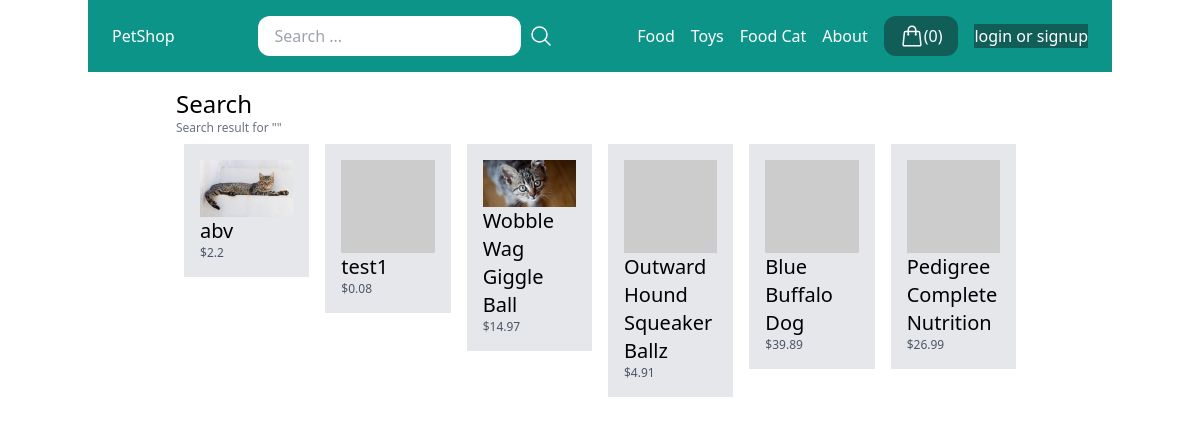
The app's page /search/ with its own data.
### store/models.py (models this page shows, shortened)
class Category(models.Model):
    title = models.CharField(max_length=50)
    slug = models.SlugField(max_length=50)
    class Meta:
        verbose_name_plural = 'Categories'

class Product(models.Model):
    DRAFT = 'draft'
    WAITING_APPROVAL = 'waitingapprpval'
    ACTIVE = 'active'
    DELETED = 'deleted'
    STATUS_CHOICES = (
        (DRAFT, 'Draft'),
        (WAITING_APPROVAL, 'Waiting approval'),
        (ACTIVE, 'Active'),
        (DELETED, 'Deleted'),
    )
    user = models.ForeignKey(User, related_name='products', on_delete=models.CASCADE)
    category = models.ForeignKey(Category, related_name='products', on_delete=models.CASCADE)
    title = models.CharField(max_length=100)
    slug = models.SlugField(max_length=100)
    description = models.TextField(blank=True)
    price = models.IntegerField()
    image = models.ImageField(upload_to='uploads/product_images/', blank=True, null=True)
    thumbnail = models.ImageField(upload_to='uploads/product_images/thumbnail', blank=True, null=True)
    create_at = models.DateTimeField(auto_now_add=True)
    updated_at = models.DateTimeField(auto_now=True)
    status = models.CharField(max_length=50, choices=STATUS_CHOICES, default=ACTIVE)
    class Meta:
        ordering = ('-create_at',)
    def get_display_price(self):
        return self.price / 100
    def get_thumbnail(self):
        if self.thumbnail:
            return self.thumbnail.url
        else:
            if self.image:
                self.thumbnail = self.make_thumbnail(self.image)
                self.save()
                return self.thumbnail.url
            else:
                return "https://picsum.photos/200"

### store/views.py (the view)
# urls.py: path('search/', views.search, name='search'),
def search(request):
    query = request.GET.get('query', '')
    products = Product.objects.filter(Q(title__icontains=query) | Q(description__icontains=query))
    return render(request, 'store/search.html',{
        'query':query,
        'products':products,
    })

### store/templatetags/menu.py (called while the page is built)
@register.inclusion_tag('core/menu.html')
def menu():
    categories = Category.objects.all()
    return {'categories':categories}

### store/templates/store/search.html (shortened to what this page needs)
{% extends 'core/base.html' %}
{% block content %}
    <h1 class="text-2xl" >Search</h1>
    <h2 class="text-xs text-gray-500">Search result for "{{ query }}"</h2>
    {% if products %}
        {% include 'store/partials/products.html' %}
    {% else %}
        <p>There are no products maching this query</p>
    {% endif %}
{% endblock %}

### core/templates/core/menu.html
{% for category in categories %}
    <a href="{% url 'category_detail' category.slug %}" class="text-white">{{ category.title }}</a>
{% endfor %}
<a href="{% url 'about' %}" class="text-white">About</a>

### store/templates/store/partials/products.html
<div class="flex flex-warp">
    {% for product in products %}
        <div class="product w-1/3 p-2">
            <div class="p-4 bg-gray-200">
                <a href="{% url 'product_detail' product.category.slug product.slug %}">
                        <div class="image">
                            <img src="{{ product.get_thumbnail }}" alt="Image of {{ product.title }}">
                        </div>
                    <h2 class="text-xl">{{ product.title }}</h2>
                    <p class="text-xs text-gray-600">${{ product.get_display_price }}</p>
                </a>
            </div>
        </div>
    {% endfor %}
</div>

### records on screen
Category: title "Food"
Category: title "Toys"
Category: title "Food Cat"
Product: get_thumbnail (picture), title "abv", get_display_price "2.2"
Product: title "test1", get_display_price "0.08"
Product: get_thumbnail (picture), title "Wobble Wag Giggle Ball", get_display_price "14.97"
Product: title "Outward Hound Squeaker Ballz", get_display_price "4.91"
Product: title "Blue Buffalo Dog", get_display_price "39.89"
Product: title "Pedigree Complete Nutrition", get_display_price "26.99"

### other values on screen
{{ cart|length }} "0"
